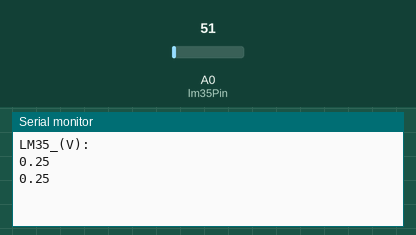
This sketch was run on a simulated Arduino Uno, built with avr-gcc and run on an emulated ATmega328P. Parts: the last lines printed to the serial monitor. The test bench sets the inputs (shaded band); at power-on: A0 (lm35Pin) = 51.

Above: at 1.8 s.
1.9 s: A0 (lm35Pin) set to 61
At 2.8 s:
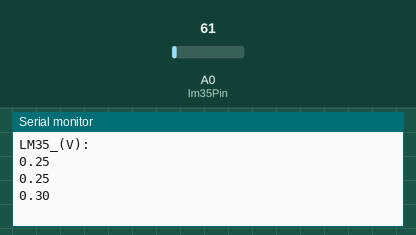
3.4 s: A0 (lm35Pin) set to 71
At 4.7 s:
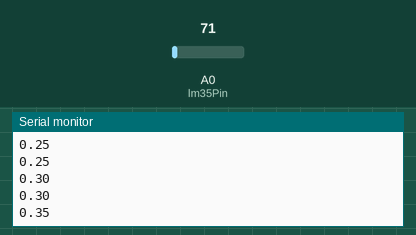
Timing chart, 0 to 6.4 s (numbered marks = the images above; inputs shaded):
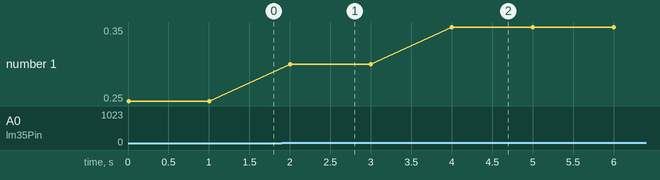

Measured:
- after the input at 1.9 s, the serial monitor: prints a new line after 0.10 s (image 1)
- after the input at 3.4 s, the serial monitor: prints a new line after 0.60 s (image 2)
- plotted number 1: 0.25 → 0.3 after the input at 1.9 s, 0.3 → 0.35 after the input at 3.4 s

The sketch:

read-lm35.ino
```cpp
const int lm35Pin = A0;

const int ioMax = 1023;
const float refV = 5.0;


void setup() {
  analogReference(EXTERNAL);
  Serial.begin(9600);

  // serial plotter legend
  Serial.println("LM35_(V):");
}


void loop() {
  int lm35In = analogRead(lm35Pin);
  float lm35V = lm35In * refV / ioMax;

  // print/plot lm35 voltage
  Serial.print(lm35V);
  Serial.println();

  delay(1000);
}
```
